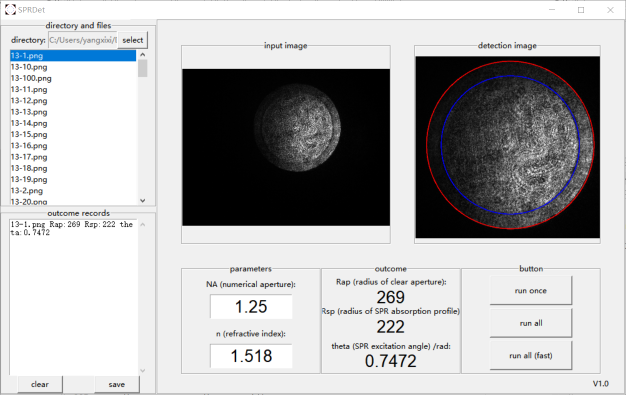
#> input picture fig4.png, 1252 x 790 px (shown at 1/2 size)
$ python -i code.py   (imports and definitions only)
#> lines starting #> are read from the running program, lines starting #| are printed output that depends on the picture; after the words box and inside, x2 and y2 are one past the last pixel; in counts of white or black regions, pixels touching at a corner belong together
# coding: utf-8


# In[ ]:


import os
import numpy as np
import cv2
import tensorflow as tf
import warnings
import copy
import tkinter as tk
import tkinter.messagebox
from tkinter.filedialog import askdirectory, asksaveasfilename
from tkinter.scrolledtext import ScrolledText
from pandas import DataFrame
from PIL import Image, ImageTk


# In[ ]:


# [1 line not run here, left out]
os.environ['TF_CPP_MIN_LOG_LEVEL'] = '3'


# In[ ]:


def get_graph(graph_path):
    detection_graph = tf.Graph()
    with detection_graph.as_default():
        od_graph_def = tf.GraphDef()
        with tf.gfile.GFile(graph_path, 'rb') as fid:
            serialized_graph = fid.read()
            od_graph_def.ParseFromString(serialized_graph)
            tf.import_graph_def(od_graph_def, name='')
    return detection_graph


# In[ ]:


# [75 lines left out: functions run_inference_for_single_image, get_detection, get_ROI_radiiinterval, not called in this run]


# In[ ]:


def get_threshold_by_MET(img):
    maxvalue = np.max(img)
#> maxvalue = 255
    [height, width] = img.shape
#> height = 790; width = 1252
    tab = np.zeros(maxvalue + 1)
#> tab = 256 values from 0 to 0
    h = cv2.calcHist([img], [0], None, [256], [0, 256])
#> h = 256 values, max 422515 at index 240, min 71 at index 243, mean 3863.6
    h = h[: , 0]
    h = h / (height * width)
#> h = 256 values, max 0.427 at index 240, min 7.18e-05 at index 243, mean 0.00391
    p = np.sum(h[: maxvalue + 1])
#> p = 1
    u = np.sum(h[: maxvalue + 1] * np.arange(maxvalue + 1))
#> u = 180.8
    for t in range(maxvalue + 1):
        pp1, pp2, kk1, kk2 = 0, 0, 0, 0
        p1 = np.sum(h[: t + 1])
        u1 = np.sum(h[: t + 1] * np.arange(t + 1))
        if (p - p1) != 0:
            u2 = (u - u1) / (p - p1)
        else:
            u2 = 0
        if p1 != 0:
            u1 = u1 / p1
        else:
            u1 = 0
        k1 = np.sum(h[: t + 1] * (np.arange(t + 1) - u1) * (np.arange(t + 1) - u1))
        k2 = np.sum(h[t + 1:] * (np.arange(t + 1, 256) - u2) * (np.arange(t + 1, 256) - u2))
        if p1 != 0:
            k1 = np.sqrt(k1 / p1)
            pp1 = p1 * np.log(p1)
        if (p - p1) != 0:
            k2 = np.sqrt(k2 / (p - p1))
            pp2 = (p - p1) * np.log(p - p1)
        if k1 != 0:
            kk1 = p1 * np.log(k1)
        if k2 != 0:
            kk2 = (p - p1) * np.log(k2)
        tab[t] = 1 + 2 * (kk1 + kk2) - 2 * (pp1 + pp2)
#> this loop made 256 passes
#> (p1, u2, k1, k2, pp1, pp2, kk1) on passes 2 to 12: (0.106, 202.3, 0.485, 80.55, -0.238, -0.101, -0.077), (0.133, 208.5, 0.782, 73.55, -0.269, -0.124, -0.0328), (0.143, 210.9, 0.957, 70.46, -0.279, -0.133, -0.00625), (0.147, 211.8, 1.06, 69.28, -0.282, -0.136, 0.00926), (0.149, 212.2, 1.14, 68.72, -0.284, -0.137, 0.02), (0.15, 212.5, 1.22, 68.35, -0.285, -0.138, 0.0297), (0.151, 212.8, 1.32, 68, -0.286, -0.139, 0.0415), (0.152, 213.1, 1.45, 67.61, -0.287, -0.14, 0.0561), (0.154, 213.4, 1.61, 67.18, -0.288, -0.141, 0.0733), (0.155, 213.7, 1.82, 66.68, -0.289, -0.142, 0.0933), (0.157, 214.1, 2.07, 66.14, -0.291, -0.144, 0.114)
#> (p1, u2, k1, k2, pp1, pp2, kk2) on pass 1: (0.0662, 193.6, 0, 88.75, -0.18, -0.064, 4.19)
    minvalue = np.min(tab)
    thresh = np.mean(np.where(tab == minvalue)) + 1
    return thresh


# In[ ]:


def get_segmentation(img):
    N=4
    thresh_global = get_threshold_by_MET(img)
    [h, w] = img.shape
    h_blk = int(round(h / N))
    w_blk = int(round(w / N))
    h_new = h_blk * N
    w_new = w_blk * N
    img_resized = cv2.resize(img, (w_new, h_new))
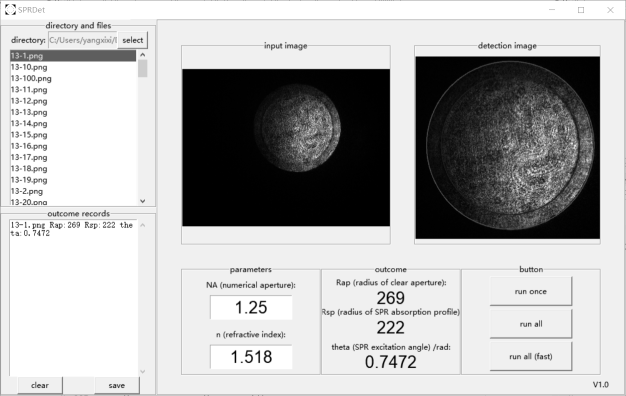
#> img_resized: shape (792, 1252) (shown at 1/2 size); min 0, max 255, mean 180.8
    thresh_block = np.zeros((N, N))
    for i in range(N):
        for j in range(N):
            img_block = img_resized[i * h_blk:(i + 1) * h_blk, j * w_blk:(j+ 1) * w_blk]
            thresh_block[i, j] = get_threshold_by_MET(img_block)
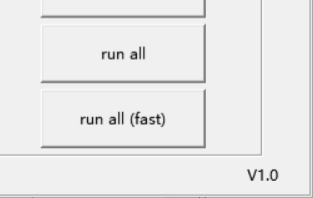
#> img_block: shape (198, 313); min 19, max 253, mean 233.4
    thresh_block = np.around(thresh_block).astype(np.uint8)
    thresh_block = cv2.medianBlur(thresh_block, 3)
    thresh_local = cv2.resize(thresh_block, (w, h))
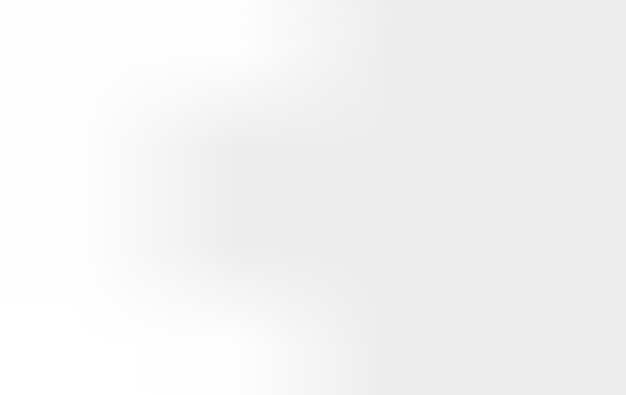
#> thresh_local: shape (790, 1252) (shown at 1/2 size); min 236, max 255, mean 243.2
    thresh = 0.7 * thresh_local + 0.3 * thresh_global
    img_seg = img.copy()
    img_seg[img > thresh] = 255
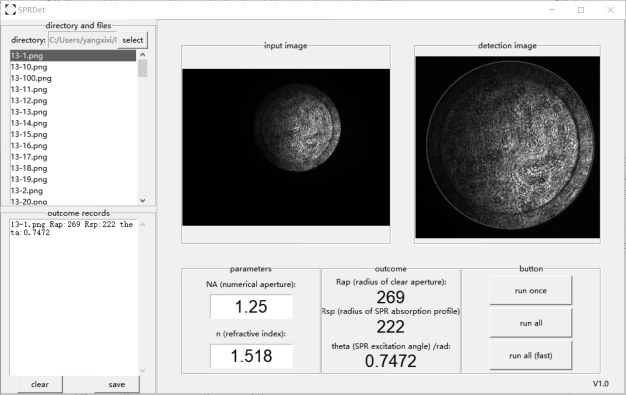
#> img_seg: shape (790, 1252) (shown at 1/2 size); min 0, max 255, mean 180.8
    img_seg[img <= thresh] = 0
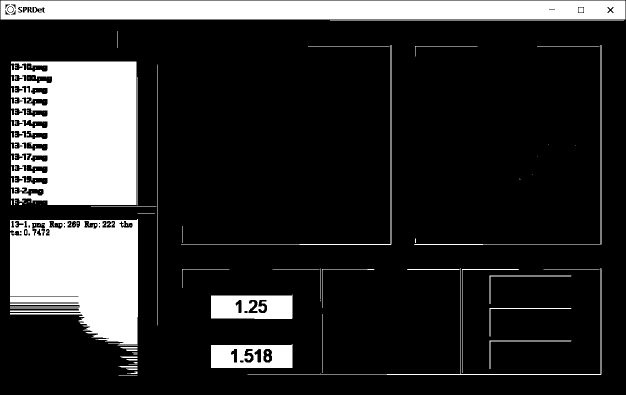
#> img_seg: shape (790, 1252) (shown at 1/2 size); 18.6% white; 110 white regions (65 under 20 px), largest, box (x1, y1, x2, y2) and area: (22, 123, 273, 410) 63328, (20, 438, 276, 688) 49972, (1, 1, 1251, 39) 46758
    return img_seg


# In[ ]:


# [311 lines left out: functions get_center_by_correlation, get_radius_by_statistics, algorithm, ShowInp, ShowDet, SelectDirectory and 7 more, not called in this run]


# In[ ]:


PATH_TO_FROZEN_GRAPH = 'model/frozen_inference_graph.pb'
# [1 line that did not run here, left out]


# In[ ]:


# [4 lines not run here, left out]


var_dir = tk.StringVar()

var_file_list = tk.StringVar()

var_radius_ap = tk.IntVar()
# [1 line not run here, left out]
var_radius_sp = tk.IntVar()
# [1 line not run here, left out]
var_theta = tk.DoubleVar()
# [1 line not run here, left out]

var_NA = tk.DoubleVar()
# [1 line not run here, left out]
var_n = tk.DoubleVar()
# [1 line not run here, left out]

list_img_name = []

list_file = []
list_radius_ap = []
list_radius_sp = []
list_theta = []

img_inp = None
img_det = None


# [1 line that did not run here, left out]
# [4 lines not run here, left out]
# [1 line that did not run here, left out]
# [1 line not run here, left out]
# [1 line that did not run here, left out]
# [1 line not run here, left out]
# [1 line that did not run here, left out]
# [4 lines not run here, left out]


# [1 line that did not run here, left out]
# [1 line not run here, left out]
# [1 line that did not run here, left out]
# [3 lines not run here, left out]


# [1 line that did not run here, left out]
# [2 lines not run here, left out]

# [1 line that did not run here, left out]
# [1 line not run here, left out]
# [1 line that did not run here, left out]
# [1 line not run here, left out]

# [1 line that did not run here, left out]
# [1 line not run here, left out]
# [1 line that did not run here, left out]
# [1 line not run here, left out]

# [1 line that did not run here, left out]
# [5 lines not run here, left out]

# [1 line that did not run here, left out]
# [7 lines not run here, left out]

# [1 line that did not run here, left out]
# [7 lines not run here, left out]

>>> import cv2
>>> picture = cv2.imread('fig4.png', cv2.IMREAD_GRAYSCALE)
>>> result = get_segmentation(picture)
